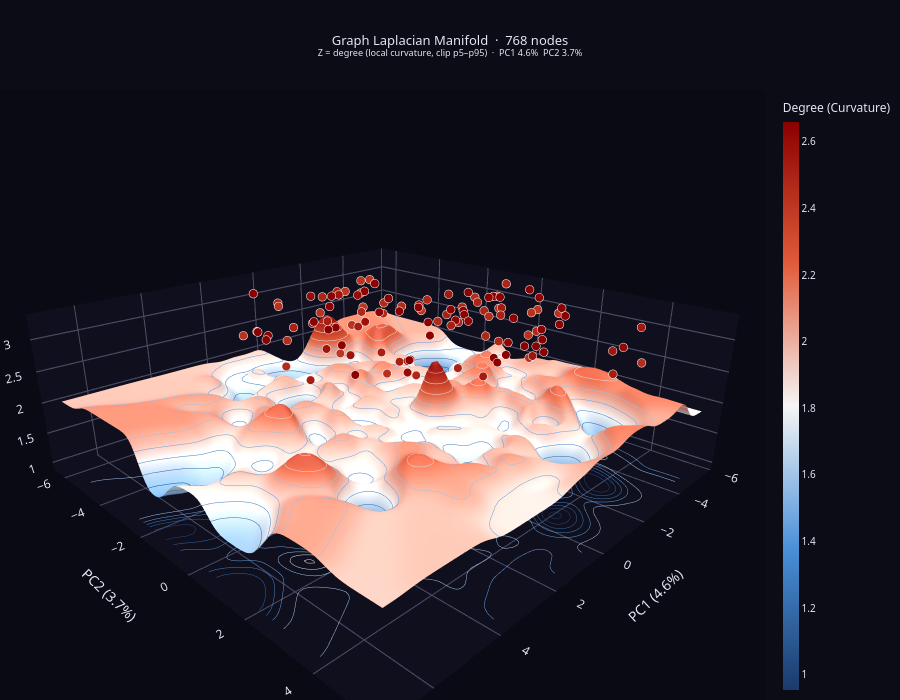

Notebook code for this chart:
### Code cell
import numpy as np
import plotly.graph_objects as go
import scipy.sparse as sp
from scipy.sparse.linalg import eigsh
from sklearn.decomposition import PCA
from scipy.interpolate import griddata
from scipy.ndimage import gaussian_filter

# ── point to the meta-augmented embeddings & Laplacian ────────────────
rows = embs_meta   # swap to embs_base for the semantic-only manifold

# ── Helpers ────────────────────────────────────────────────────────────
def gl_to_scipy(gl) -> sp.csr_matrix:
    raw = gl.to_csr()
    return sp.csr_matrix(
        (np.asarray(raw[0]), np.asarray(raw[1]), np.asarray(raw[2])),
        shape=gl.shape()
    )

L       = gl_to_scipy(gl)   # gl = gl_meta alias set in the build cell
n_nodes = L.shape[0]
degrees = np.array(L.diagonal(), dtype=np.float64)




# ── Clip outliers ──────────────────────────────────────────────────────
p95  = np.percentile(degrees, 95)
p05  = np.percentile(degrees, 5)
z_pts = np.clip(degrees, p05, p95)


# ── 2D layout: rows (PCA) if available, else spectral embedding ────────
try:
    # 'rows' must be a (N, D) array-like already in scope
    if 'rows' not in dir() or rows is None:
        raise NameError("rows not defined")
    embs_2d  = np.array(rows[:n_nodes], dtype=np.float32)
    pca      = PCA(n_components=2)
    xy       = pca.fit_transform(embs_2d)
    x_pts, y_pts = xy[:, 0], xy[:, 1]
    var          = pca.explained_variance_ratio_
    x_label      = f'PC1 ({var[0]*100:.1f}%)'
    y_label      = f'PC2 ({var[1]*100:.1f}%)'
    subtitle     = f'PC1 {var[0]*100:.1f}%  PC2 {var[1]*100:.1f}%'

except NameError:
    # ── Fallback: Fiedler spectral embedding from L itself ────────────
    # Use the 2nd & 3rd smallest eigenvectors (skip trivial constant vec)
    k_eig = min(4, n_nodes - 1)          # need at least 3 eigenvectors
    vals, vecs = eigsh(
        L.astype(np.float64), k=k_eig, which='SM', tol=1e-5, maxiter=3000
    )
    order     = np.argsort(vals)         # sort ascending by eigenvalue
    vecs      = vecs[:, order]
    x_pts     = vecs[:, 1]              # Fiedler vector  (λ₂)
    y_pts     = vecs[:, 2]              # next eigenvector (λ₃)
    var       = None
    x_label   = f'Fiedler v (λ₂={vals[order[1]]:.3f})'
    y_label   = f'Spectral v (λ₃={vals[order[2]]:.3f})'
    subtitle  = 'spectral embedding  ·  Fiedler (λ₂) × λ₃'


# ── Interpolation on a fine grid ───────────────────────────────────────
grid_res = 120
xi = np.linspace(x_pts.min(), x_pts.max(), grid_res)
yi = np.linspace(y_pts.min(), y_pts.max(), grid_res)
Xi, Yi = np.meshgrid(xi, yi)

Zi      = griddata((x_pts, y_pts), z_pts, (Xi, Yi), method='cubic')
Zi_near = griddata((x_pts, y_pts), z_pts, (Xi, Yi), method='nearest')
Zi[np.isnan(Zi)] = Zi_near[np.isnan(Zi)]
Zi = gaussian_filter(Zi, sigma=2.5)


# ── Colorscale ────────────────────────────────────────────────────────
colorscale = [
    [0.0,  '#1a3a6b'],
    [0.25, '#4a90d9'],
    [0.5,  '#f5f5f5'],
    [0.75, '#e05c3a'],
    [1.0,  '#8b0000'],
]


# ── Surface ───────────────────────────────────────────────────────────
surface = go.Surface(
    x=Xi, y=Yi, z=Zi,
    colorscale=colorscale,
    opacity=1.0,
    showscale=True,
    colorbar=dict(
        title=dict(text='Degree (Curvature)', font=dict(size=12)),
        thickness=16, x=1.01, tickfont=dict(size=10),
    ),
    contours=dict(
        z=dict(
            show=True,
            usecolormap=True,
            highlightcolor='rgba(255,255,255,0.6)',
            project_z=True,
            start=float(Zi.min()),
            end=float(Zi.max()),
            size=(Zi.max() - Zi.min()) / 12,
        )
    ),
    lighting=dict(ambient=0.7, diffuse=0.9, specular=0.2,
                  roughness=0.6, fresnel=0.1),
    lightposition=dict(x=1000, y=1000, z=2000),
    hoverinfo='skip',
    name='Manifold',
)


# ── Hub-node scatter (top 15 % by degree) ─────────────────────────────
top_idx = np.where(degrees > np.percentile(degrees, 85))[0]
node_scatter = go.Scatter3d(
    x=x_pts[top_idx], y=y_pts[top_idx], z=z_pts[top_idx] + 1,
    mode='markers',
    marker=dict(
        size=5,
        color=degrees[top_idx],
        colorscale=colorscale,
        cmin=p05, cmax=p95,
        opacity=1.0,
        line=dict(width=0.8, color='white'),
    ),
    text=[f'Node {i}<br>degree={degrees[i]:.2f}' for i in top_idx],
    hoverinfo='text',
    name='Hub nodes (top 15%)',
)


# ── Figure ─────────────────────────────────────────────────────────────
fig = go.Figure(
    data=[surface, node_scatter],
    layout=go.Layout(
        title=dict(
            text=(
                f'Graph Laplacian Manifold  ·  {n_nodes} nodes<br>'
                f'<sup>Z = degree (local curvature, clip p5–p95)  ·  {subtitle}</sup>'
            ),
            x=0.5, font=dict(size=13, color='#e2e6f0'),
        ),
        scene=dict(
            xaxis=dict(title=x_label,
                       showgrid=True, gridcolor='rgba(100,100,160,0.25)',
                       backgroundcolor='rgb(15,15,30)', zeroline=False),
            yaxis=dict(title=y_label,
                       showgrid=True, gridcolor='rgba(100,100,160,0.25)',
                       backgroundcolor='rgb(15,15,30)', zeroline=False),
            zaxis=dict(title='Degree L_ii',
                       showgrid=True, gridcolor='rgba(100,100,160,0.25)',
                       backgroundcolor='rgb(15,15,30)', zeroline=False),
            bgcolor='rgb(10,10,20)',
            camera=dict(eye=dict(x=1.6, y=1.6, z=0.9),
                        up=dict(x=0, y=0, z=1)),
            aspectmode='manual',
            aspectratio=dict(x=1.6, y=1.6, z=0.55),
        ),
        paper_bgcolor='rgb(12,12,22)',
        font=dict(color='#e2e6f0', family='system-ui, sans-serif'),
        legend=dict(x=0.02, y=0.98, bgcolor='rgba(0,0,0,0.5)',
                    font=dict(size=11)),
        margin=dict(l=0, r=0, t=90, b=0),
        height=700,
    )
)

fig.show(renderer="vscode")

### Figure 1 — Plotly figure (JSON) as saved in the notebook; plotly's stock layout.template omitted (floating-point values rounded to 4 significant figures; data arrays with more than 128 entries replaced by an {"elided": "..."} marker saying what was removed)
{"data": [{"colorbar": {"thickness": 16, "tickfont": {"size": 10}, "title": {"font": {"size": 12}, "text": "Degree (Curvature)"}, "x": 1.01}, "colorscale": [[0, "#1a3a6b"], [0.25, "#4a90d9"], [0.5, "#f5f5f5"], [0.75, "#e05c3a"], [1, "#8b0000"]], "contours": {"z": {"end": 2.66, "highlightcolor": "rgba(255,255,255,0.6)", "project": {"z": true}, "show": true, "size": 0.1421, "start": 0.9542, "usecolormap": true}}, "hoverinfo": "skip", "lighting": {"ambient": 0.7, "diffuse": 0.9, "fresnel": 0.1, "roughness": 0.6, "specular": 0.2}, "lightposition": {"x": 1000, "y": 1000, "z": 2000}, "name": "Manifold", "opacity": 1, "showscale": true, "type": "surface", "x": {"elided": "120x120 float values"}, "y": {"elided": "120x120 float values"}, "z": {"elided": "120x120 float values"}}, {"hoverinfo": "text", "marker": {"cmax": 2.311, "cmin": 1.457, "color": [373.0, 2.196, 2.215, 2.394, 2.193, 2.22, 2.252, 2.24, 2.237, 2.185, 2.502, 2.262, 2.335, 2.461, 2.398, 2.187, 2.35, 2.318, 2.208, 2.379, 2.226, 2.321, 2.257, 2.192, 2.271, 2.246, 2.196, 2.225, 2.21, 2.252, 2.197, 2.198, 2.232, 368.3, 2.312, 2.224, 2.677, 2.197, 2.306, 2.2, 2.192, 2.223, 2.237, 2.246, 2.269, 2.226, 2.422, 2.384, 2.396, 2.228, 2.49, 2.245, 2.38, 2.353, 2.249, 2.357, 2.31, 375.6, 2.33, 2.513, 2.22, 2.203, 2.301, 2.239, 2.214, 2.247, 2.208, 2.185, 2.331, 2.298, 2.547, 2.257, 2.21, 2.226, 2.265, 2.219, 2.553, 2.231, 2.265, 2.287, 2.299, 2.213, 2.242, 2.184, 377.4, 2.285, 2.341, 2.196, 2.208, 2.237, 2.385, 2.281, 2.296, 2.346, 2.226, 2.197, 2.283, 2.357, 2.185, 2.519, 2.388, 2.425, 2.221, 2.203, 2.314, 2.262, 2.205, 2.237, 2.222, 2.367, 2.285, 2.59, 2.407, 2.24, 2.329, 2.242], "colorscale": [[0, "#1a3a6b"], [0.25, "#4a90d9"], [0.5, "#f5f5f5"], [0.75, "#e05c3a"], [1, "#8b0000"]], "line": {"color": "white", "width": 0.8}, "opacity": 1, "size": 5}, "mode": "markers", "name": "Hub nodes (top 15%)", "text": ["Node 0<br>degree=373.02", "Node 15<br>degree=2.20", "Node 16<br>degree=2.22", "Node 18<br>degree=2.39", "Node 30<br>degree=2.19", "Node 43<br>degree=2.22", "Node 48<br>degree=2.25", "Node 56<br>degree=2.24", "Node 57<br>degree=2.24", "Node 60<br>degree=2.18", "Node 64<br>degree=2.50", "Node 66<br>degree=2.26", "Node 69<br>degree=2.34", "Node 74<br>degree=2.46", "Node 94<br>degree=2.40", "Node 97<br>degree=2.19", "Node 98<br>degree=2.35", "Node 110<br>degree=2.32", "Node 114<br>degree=2.21", "Node 117<br>degree=2.38", "Node 118<br>degree=2.23", "Node 132<br>degree=2.32", "Node 135<br>degree=2.26", "Node 138<br>degree=2.19", "Node 141<br>degree=2.27", "Node 147<br>degree=2.25", "Node 148<br>degree=2.20", "Node 151<br>degree=2.23", "Node 155<br>degree=2.21", "Node 162<br>degree=2.25", "Node 165<br>degree=2.20", "Node 172<br>degree=2.20", "Node 188<br>degree=2.23", "Node 192<br>degree=368.32", "Node 220<br>degree=2.31", "Node 244<br>degree=2.22", "Node 256<br>degree=2.68", "Node 265<br>degree=2.20", "Node 272<br>degree=2.31", "Node 274<br>degree=2.20", "Node 284<br>degree=2.19", "Node 290<br>degree=2.22", "Node 296<br>degree=2.24", "Node 299<br>degree=2.25", "Node 304<br>degree=2.27", "Node 308<br>degree=2.23", "Node 320<br>degree=2.42", "Node 330<br>degree=2.38", "Node 332<br>degree=2.40", "Node 338<br>degree=2.23", "Node 350<br>degree=2.49", "Node 353<br>degree=2.25", "Node 354<br>degree=2.38", "Node 366<br>degree=2.35", "Node 370<br>degree=2.25", "Node 373<br>degree=2.36", "Node 381<br>degree=2.31", "Node 384<br>degree=375.57", "Node 387<br>degree=2.33", "Node 388<br>degree=2.51", "Node 392<br>degree=2.22", "Node 397<br>degree=2.20", "Node 404<br>degree=2.30", "Node 407<br>degree=2.24", "Node 411<br>degree=2.21", "Node 418<br>degree=2.25", "Node 422<br>degree=2.21", "Node 435<br>degree=2.19", "Node 438<br>degree=2.33", "Node 444<br>degree=2.30", "Node 448<br>degree=2.55", "Node 456<br>degree=2.26", "Node 460<br>degree=2.21", "Node 476<br>degree=2.23", "Node 478<br>degree=2.27", "Node 484<br>degree=2.22", "Node 512<br>degree=2.55", "Node 522<br>degree=2.23", "Node 528<br>degree=2.26", "Node 530<br>degree=2.29", "Node 546<br>degree=2.30", "Node 552<br>degree=2.21", "Node 555<br>degree=2.24", "Node 575<br>degree=2.18", "Node 576<br>degree=377.44", "Node 586<br>degree=2.29", "Node 588<br>degree=2.34", "Node 592<br>degree=2.20", "Node 601<br>degree=2.21", "Node 604<br>degree=2.24", "Node 606<br>degree=2.39", "Node 609<br>degree=2.28", "Node 610<br>degree=2.30", "Node 622<br>degree=2.35", "Node 624<br>degree=2.23", "Node 625<br>degree=2.20", "Node 626<br>degree=2.28", "Node 629<br>degree=2.36", "Node 631<br>degree=2.19", "Node 640<br>degree=2.52", "Node 643<br>degree=2.39", "Node 644<br>degree=2.42", "Node 653<br>degree=2.22", "Node 663<br>degree=2.20", "Node 670<br>degree=2.31", "Node 677<br>degree=2.26", "Node 678<br>degree=2.21", "Node 683<br>degree=2.24", "Node 684<br>degree=2.22", "Node 694<br>degree=2.37", "Node 700<br>degree=2.28", "Node 704<br>degree=2.59", "Node 732<br>degree=2.41", "Node 740<br>degree=2.24", "Node 752<br>degree=2.33", "Node 763<br>degree=2.24"], "type": "scatter3d", "x": [0.7257, 3.703, -1.105, 1.09, -2.759, 0.08556, -2.898, 2.507, 2.485, -1.403, -4.298, 0.1304, -0.8455, -3.104, 2.886, 2.868, -4.93, -3.741, -1.236, -0.2996, -2.446, 2.267, -1.542, 0.8484, 0.9297, 2.365, -3.882, -0.2437, 4.438, -3.067, 1.269, 3.12, 1.208, -0.05674, -3.461, -2.239, -1.266, 1.067, 0.1558, -3.103, -3.09, -2.326, 1.23, 1.956, 3.089, -0.3942, -1.924, -0.08506, -0.01849, -0.9984, -3.321, -0.1482, -1.089, -1.417, -0.8768, -3.534, -0.1212, -0.9612, -3.266, 3.661, 2.832, 0.03138, -0.9109, 3.389, -0.7454, 4.729, -2.163, -0.4795, 3.905, -0.1333, 2.066, -3.865, 3.211, -3.072, 3.162, -1.831, -0.2904, 1.868, -0.5739, 0.2436, -0.7427, -1.467, 2.334, -1.41, 3.658, -0.8579, -2.132, -3.391, -1.473, -2.341, 4.061, 2.377, -1.763, 2.553, -5.622, -1.509, 3.064, 1.384, -3.866, -1.571, -1.205, 0.7376, -0.2245, -4.215, 2.01, -1.412, -3.611, -1.327, -0.5508, -2.283, 2.072, -1.563, 1.292, -0.5751, 0.8244, 1.482], "y": [3.267, -2.331, -2.054, 3.201, -4.585, -1.787, 0.6828, 1.741, -1.839, -3.937, 0.9876, 3.566, 3.206, 2.492, 0.3227, 0.2476, 0.2734, 2.019, -1.499, 3.38, 0.4324, -0.7816, 4.593, -2.623, -0.8272, 1.848, 1.863, -3.711, 0.1782, -1.272, -3.906, 1.932, -4.002, 3.729, 0.01502, -1.403, 0.64, -1.177, -1.058, 0.4649, -4.513, -0.2154, -0.7877, 3.554, 0.804, 2.317, 1.709, -3.145, 0.4605, 0.6689, -0.7569, 5.312, -1.864, 0.08615, -3.743, 0.1924, 3.192, -0.6531, -0.002013, -1.396, 2.493, 3.424, 1.038, -2.177, 0.1918, 1.295, 0.7936, -2.276, -1.16, 2.747, -1.528, 4.172, -1.232, -0.2425, 0.1032, 2.449, -0.7448, 2.84, -3.354, -3.673, 0.7633, -3.33, 1.041, -0.9277, -1.79, -2.857, -3.38, 1.322, 5.311, 1.041, 1.919, 1.943, 4.73, 2.062, -0.9973, 2.422, 2.455, -4.892, 1.224, 0.3799, -2.917, -2.352, -1.267, -0.3539, -0.7874, -1.015, -0.7251, 0.02627, 1.834, 2.808, -1.575, 2.74, 3.434, 0.7576, 1.21, -1.656], "z": [3.311, 3.196, 3.215, 3.311, 3.193, 3.22, 3.252, 3.24, 3.237, 3.185, 3.311, 3.262, 3.311, 3.311, 3.311, 3.187, 3.311, 3.311, 3.208, 3.311, 3.226, 3.311, 3.257, 3.192, 3.271, 3.246, 3.196, 3.225, 3.21, 3.252, 3.197, 3.198, 3.232, 3.311, 3.311, 3.224, 3.311, 3.197, 3.306, 3.2, 3.192, 3.223, 3.237, 3.246, 3.269, 3.226, 3.311, 3.311, 3.311, 3.228, 3.311, 3.245, 3.311, 3.311, 3.249, 3.311, 3.31, 3.311, 3.311, 3.311, 3.22, 3.203, 3.301, 3.239, 3.214, 3.247, 3.208, 3.185, 3.311, 3.298, 3.311, 3.257, 3.21, 3.226, 3.265, 3.219, 3.311, 3.231, 3.265, 3.287, 3.299, 3.213, 3.242, 3.184, 3.311, 3.285, 3.311, 3.196, 3.208, 3.237, 3.311, 3.281, 3.296, 3.311, 3.226, 3.197, 3.283, 3.311, 3.185, 3.311, 3.311, 3.311, 3.221, 3.203, 3.311, 3.262, 3.205, 3.237, 3.222, 3.311, 3.285, 3.311, 3.311, 3.24, 3.311, 3.242]}], "layout": {"font": {"color": "#e2e6f0", "family": "system-ui, sans-serif"}, "height": 700, "legend": {"bgcolor": "rgba(0,0,0,0.5)", "font": {"size": 11}, "x": 0.02, "y": 0.98}, "margin": {"b": 0, "l": 0, "r": 0, "t": 90}, "paper_bgcolor": "rgb(12,12,22)", "scene": {"aspectmode": "manual", "aspectratio": {"x": 1.6, "y": 1.6, "z": 0.55}, "bgcolor": "rgb(10,10,20)", "camera": {"eye": {"x": 1.6, "y": 1.6, "z": 0.9}, "up": {"x": 0, "y": 0, "z": 1}}, "xaxis": {"backgroundcolor": "rgb(15,15,30)", "gridcolor": "rgba(100,100,160,0.25)", "showgrid": true, "title": {"text": "PC1 (4.6%)"}, "zeroline": false}, "yaxis": {"backgroundcolor": "rgb(15,15,30)", "gridcolor": "rgba(100,100,160,0.25)", "showgrid": true, "title": {"text": "PC2 (3.7%)"}, "zeroline": false}, "zaxis": {"backgroundcolor": "rgb(15,15,30)", "gridcolor": "rgba(100,100,160,0.25)", "showgrid": true, "title": {"text": "Degree L_ii"}, "zeroline": false}}, "title": {"font": {"color": "#e2e6f0", "size": 13}, "text": "Graph Laplacian Manifold  ·  768 nodes<br><sup>Z = degree (local curvature, clip p5–p95)  ·  PC1 4.6%  PC2 3.7%</sup>", "x": 0.5}}}
